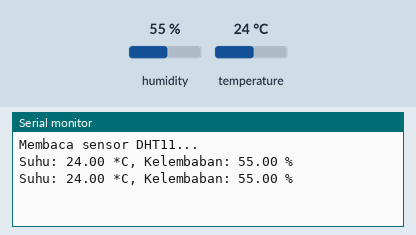
The sketch below on a simulated Arduino Uno, built with avr-gcc and run on an emulated ATmega328P. Shown: the last lines printed to the serial monitor. The test bench sets the inputs (shaded band); at power-on: humidity 55 %, temperature 24 °C.

Above: at 4.8 s.
4.9 s: humidity set to 22 %
At 7.4 s:
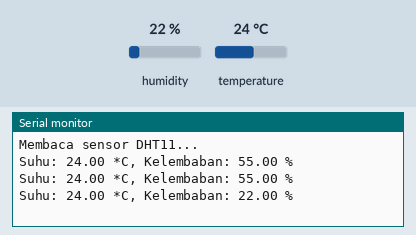
7.9 s: temperature set to 12 °C
At 8.6 s:
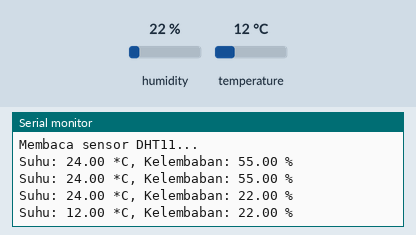
10.9 s: humidity set to 40 %
At 13.4 s:
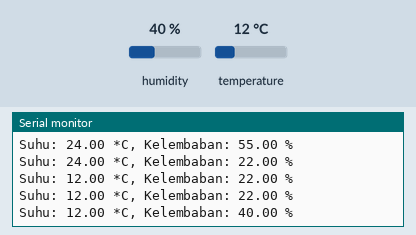
Timing chart, 0 to 14.9 s (numbered marks = the images above; inputs shaded):
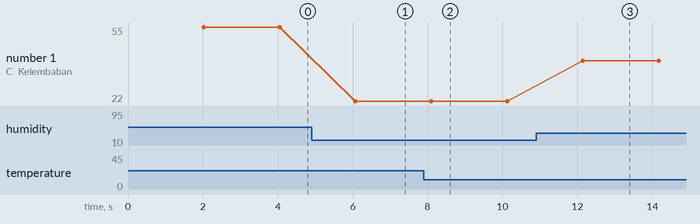

The sketch:

sensor_dht.ino
```cpp
#include <DHT_U.h>

//#include <DHT.h>

#define DHTPIN 2          // Pin data sensor DHT11 dihubungkan ke pin digital 2
#define DHTTYPE DHT11     // Jenis sensor DHT11

DHT dht(DHTPIN, DHTTYPE);

void setup() {
  Serial.begin(9600);
  Serial.println("Membaca sensor DHT11...");
  dht.begin();
}

void loop() {
  delay(2000);  // Delay 2 detik sebelum membaca sensor

  float temperature = dht.readTemperature();    // Membaca suhu dalam Celsius
  float humidity = dht.readHumidity();          // Membaca kelembaban dalam persen

  // Menampilkan data suhu dan kelembaban pada Serial Monitor
  Serial.print("Suhu: ");
  Serial.print(temperature);
  Serial.print(" *C, Kelembaban: ");
  Serial.print(humidity);
  Serial.println(" %");
}
```

Measured:
- after the input at 4.9 s, the serial monitor: prints a new line after 1.2 s (image 1)
- after the input at 7.9 s, the serial monitor: prints a new line after 0.20 s (image 2)
- after the input at 10.9 s, the serial monitor: prints a new line after 1.2 s (image 3)
- plotted number 1: 55 → 22 after the input at 4.9 s, 22 → 40 after the input at 10.9 s
